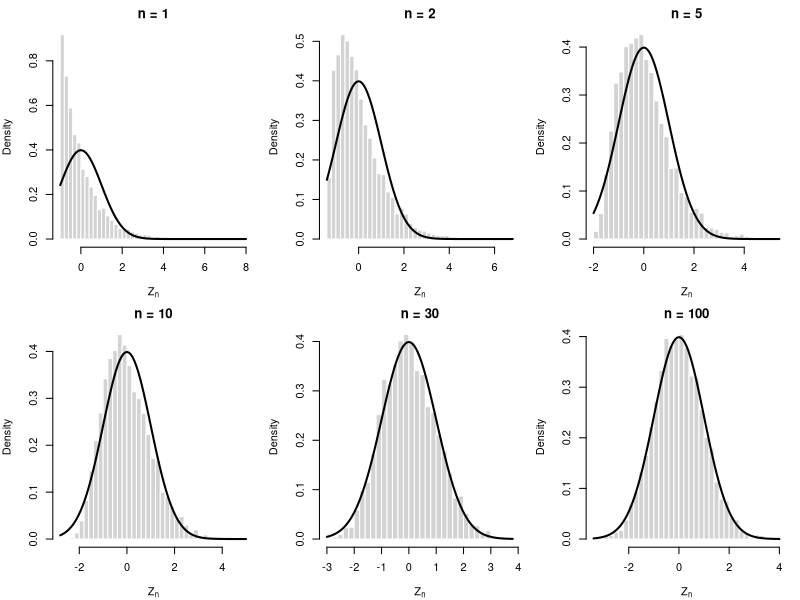
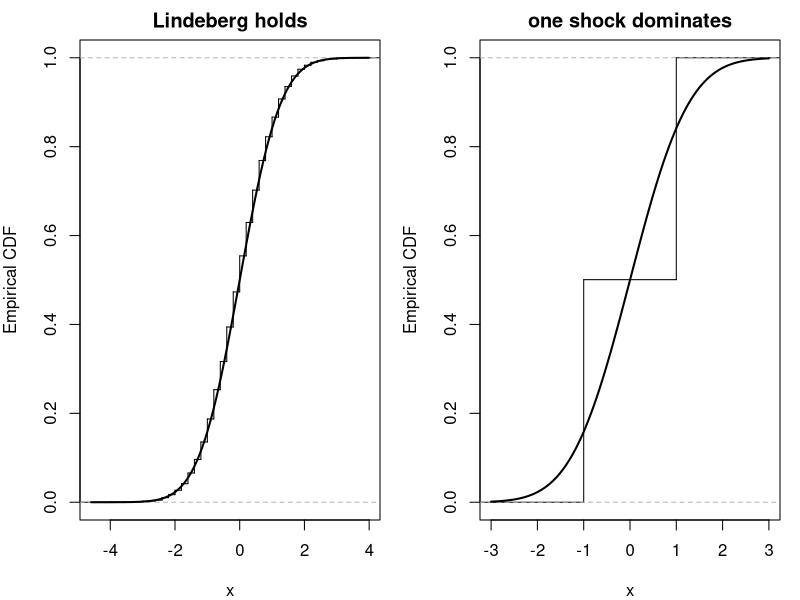

The R source for these figures, in order:
## ---- chunk 1
#| fig-cap: "a"
#| fig-width: 10
#| fig-height: 6
set.seed(202506)

R <- 5000
n_grid <- c(1, 2, 5, 10, 30, 100)

sim_Z <- function(n, R) {
  x <- matrix(rexp(n * R, rate = 1), nrow = n, ncol = R)
  sqrt(n) * (colMeans(x) - 1)
}

z_list <- lapply(n_grid, sim_Z, R = R)

op <- par(mfrow = c(2, 3), mar = c(4, 4, 2, 1))
for (k in seq_along(n_grid)) {
  z <- z_list[[k]]
  hist(z,
       probability = TRUE,
       breaks = 40,
       main = paste0("n = ", n_grid[k]),
       xlab = expression(Z[n]),
       border = "white")
  curve(dnorm(x), add = TRUE, lwd = 2)
}
par(op)
## ---- chunk 2
#| fig-cap: "Lindeberg 条件が成り立つとき（左）は行和の経験分布関数が標準正規の分布関数に近づく。1 個の観測が全部を支配する場合（右）は，いつまで経っても正規分布にならない。"
#| fig-width: 10
#| fig-height: 4.5
set.seed(202507)

R <- 4000
n <- 100

# good array: many small shocks
xi_good <- matrix(sample(c(-1, 1), n * R, replace = TRUE), nrow = n, ncol = R)
S_good <- colSums(xi_good) / sqrt(n)

# bad array: one dominant shock
S_bad <- sample(c(-1, 1), R, replace = TRUE)

op <- par(mfrow = c(1, 2), mar = c(4, 4, 2, 1))

plot(ecdf(S_good),
     main = "Lindeberg holds",
     xlab = "x",
     ylab = "Empirical CDF",
     verticals = TRUE,
     do.points = FALSE)
curve(pnorm(x), add = TRUE, lwd = 2)

plot(ecdf(S_bad),
     main = "one shock dominates",
     xlab = "x",
     ylab = "Empirical CDF",
     verticals = TRUE,
     do.points = FALSE)
curve(pnorm(x), add = TRUE, lwd = 2)

par(op)
